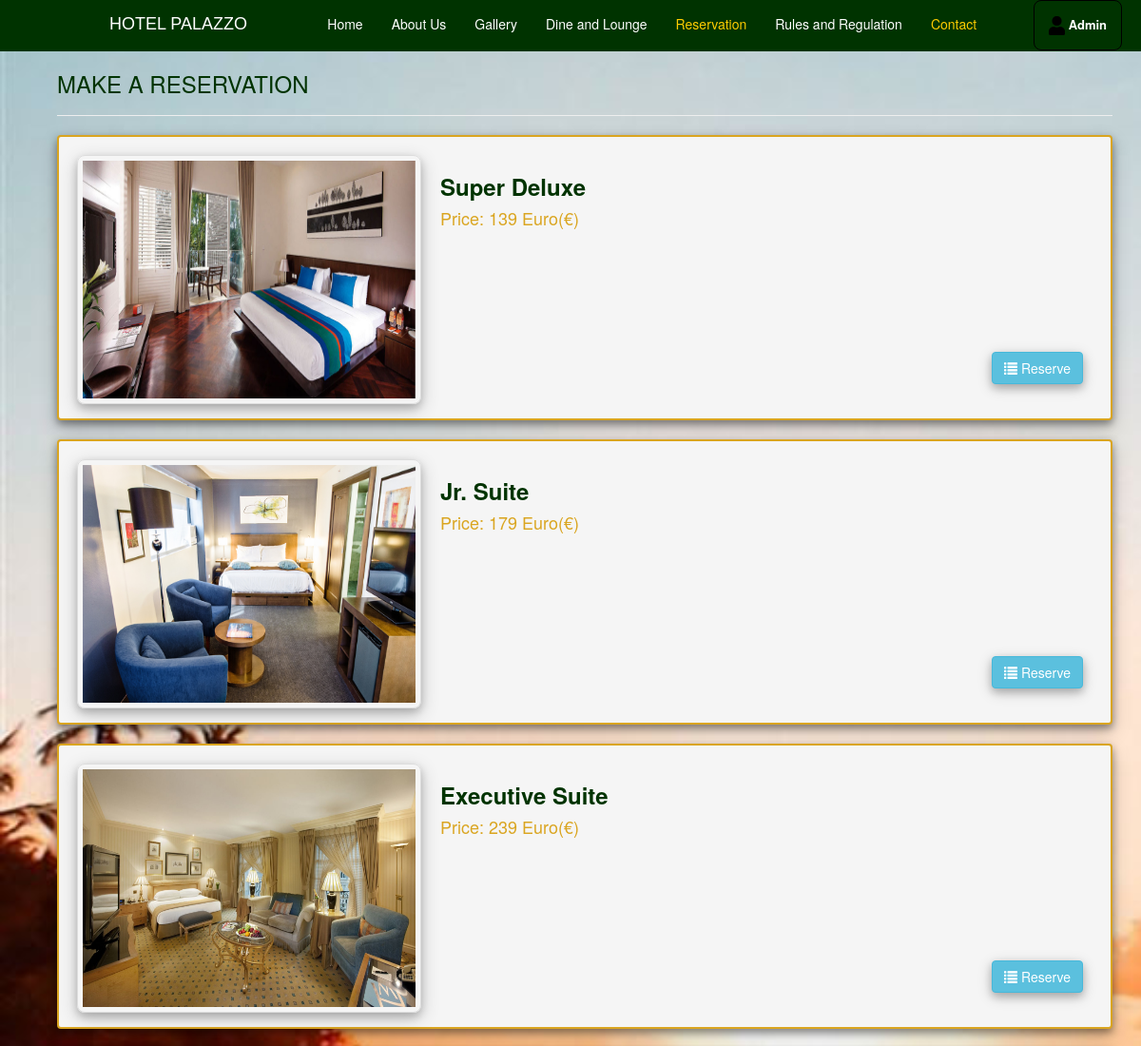
Page /reservation.php (upper part) on the earlier database version.
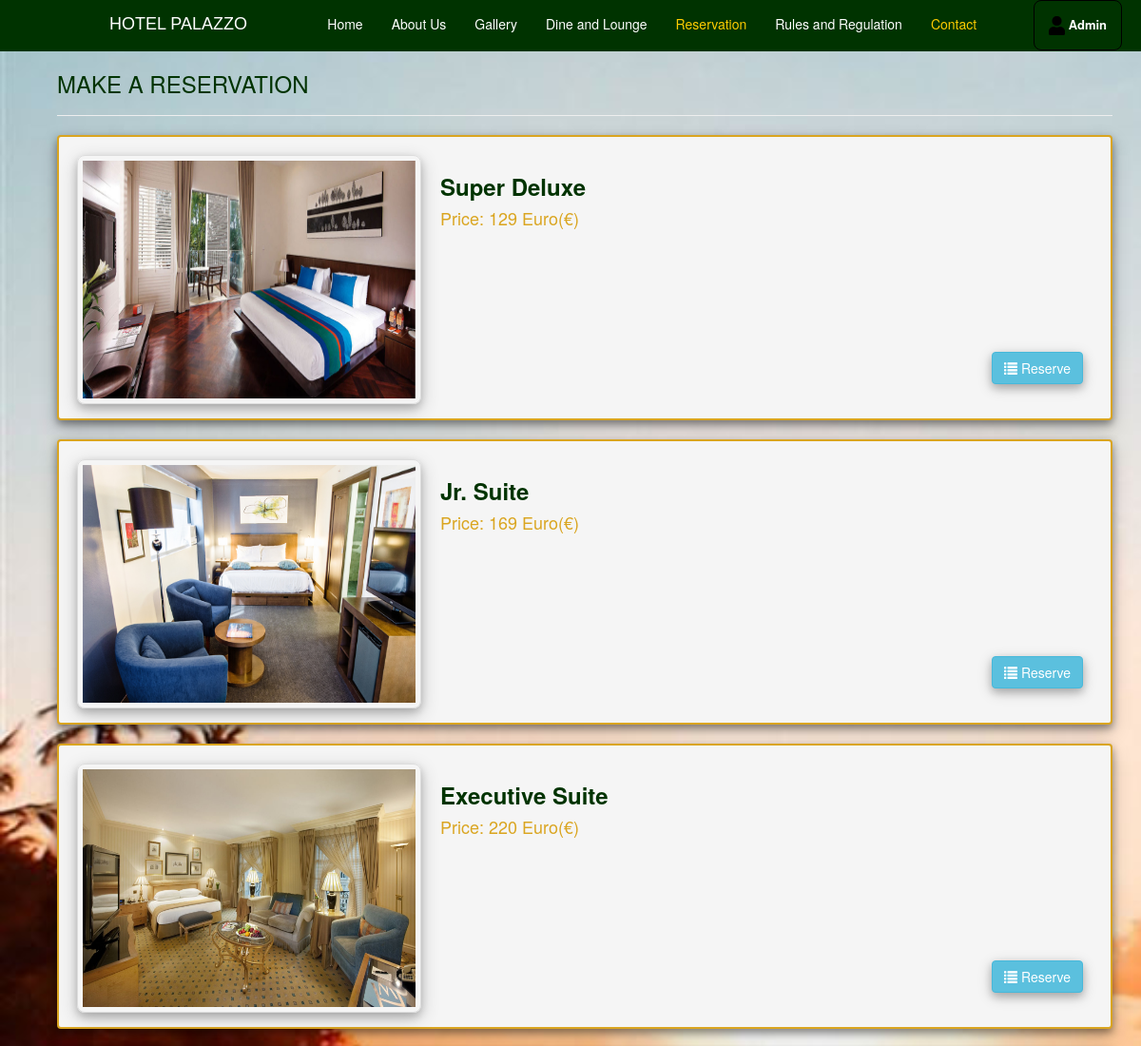
Same page on the later database version.
### tables this page shows
CREATE TABLE `room` (
  `room_id` int(11) NOT NULL,
  `room_type` varchar(50) NOT NULL,
  `price` varchar(11) NOT NULL,
  `photo` varchar(100) NOT NULL
);

### reservation.php (the view, shortened to what this page needs)
<!DOCTYPE html>
<html lang = "en">
	<head>
		<link rel = "stylesheet" type = "text/css" href = "css/bootstrap.css " />
		<link rel = "stylesheet" type = "text/css" href = "css/style.css" />
	</head>
	<body style = "background-image: url('images/bcg.png');
  -webkit-background-size: cover;
  -moz-background-size: cover;
  -o-background-size: cover;
  background-size: cover;
">
<header class="navbar navbar-inverse navbar-fixed-top bs-docs-nav" role="banner">
  <div class="container">
		<div class="navbar-header">
		<a href="index.html" class="navbar-brand">Hotel PALAZZO</a>
		</div>
		<nav class="collapse-navbar" role="navigation">
		<ul class="nav navbar-nav navbar-right">
		<li><a href = "index.html">Home</a></li>
		<li><a href = "aboutus.html">About Us</a></li>
		<li><a href = "gallery.html">Gallery</a></li>
		<li><a href = "dineandlounge2.html">Dine and Lounge</a></li>
		<li class="active"><a href = "reservation.php">Reservation</a></li>
		<li><a href = "rulesandregulation2.html">Rules and Regulation</a></li>
        <li class="active">
          <a href="contactus2.html">Contact</a>
        </li>
			<li style="margin-right: -80px; margin-left: 45px;border:0.5px  solid black;border-radius: 8px; font-size: 13px; font-weight: 600;"> <a href="admin/index.php"><img src="images/user-solid.png" />  Admin</a></li>
      </ul>
		</nav>
		</div>
</header>
	<div style = "margin-left:30px;" class = "container">
			<div class = "panel-body">
				<strong><h3 style = "color:#003300;">MAKE A RESERVATION</h3></strong>
				<hr style= "">
				<?php
					require_once 'admin/connect.php';
					$query = $conn->query("SELECT * FROM `room` ORDER BY `price` ASC") or die(mysql_error());
					while($fetch = $query->fetch_array()){
				?>
					<div class = "well" style = "height:300px; width:100%;border: 2px solid #DAA520;box-shadow: 0 4px 8px 0 rgba(0, 0, 0, 0.4), 0 8px 20px 0 rgba(0, 0, 0, 0.19);">
						<div  style = "float:left;border: 1px solid #ddd; border-radius: 4px; padding: 5px; border-radius: 8px; box-shadow: 0 4px 8px 0 rgba(0, 0, 0, 0.2), 0 6px 20px 0 rgba(0, 0, 0, 0.19);">
							<img src = "photo/<?php echo $fetch['photo']?>" height = "250" width = "350"  />
						</div>
						<div style = "float:left; margin-left:20px;">
							<h3 style = "color:#003300;  font-weight: bold;"><?php echo $fetch['room_type']?></h3>
							<h4 style = "color:#DAA520;"><?php echo "Price: ".$fetch['price']." Euro(€)" ?></h4>
							<br /><br /><br /><br /><br /><br />
							<a style = "margin-left:580px;box-shadow: 0 4px 8px 0 rgba(0, 0, 0, 0.2), 0 4px 15px 0 rgba(0, 0, 0, 0.19);" href = "add_reserve.php?room_id=<?php echo $fetch['room_id']?>" class = "btn btn-info"><i class = "glyphicon glyphicon-list"></i> Reserve</a>
						</div>
					</div>
				<?php
					}
				?>
			</div>
		</div>
	<br />
	<br />
</body>
</html>

### css/style.css (style rules this page uses)
body { margin: 0; }
.navbar-brand { font-family: 'Montserrat', sans-serif; text-transform: uppercase; margin-right: 10px; }
nav { width: 100%; height: 50px; }
.navbar-inverse { background-color: #003300; display: flex; margin: 0; padding: 0 100px; float: right; }
.navbar-inverse .navbar-nav>.active>a, .navbar-inverse .navbar-nav>.open>a, .navbar-inverse .navbar-nav>.open>a, .navbar-inverse .navbar-nav>.open>a:hover, .navbar-inverse .navbar-nav>.open>a, .navbar-inverse .navbar-nav>.open>a:hover, .navbar-inverse .navbar-nav>.open>a:focus { background-color: #003300 }
.navbar-inverse { background-image: none; }
.navbar-inverse { border-color: #003300 }
.navbar-inverse .navbar-brand { color: #FFFFFF }
.navbar-inverse .navbar-nav>li>a { color: #FFFFFF }
.navbar-inverse .navbar-nav>.active>a, .navbar-inverse .navbar-nav>.open>a, .navbar-inverse .navbar-nav>.open>a:hover, .navbar-inverse .navbar-nav>.open>a:focus { color: #FFCC00 }

Differences in the rows shown:
changed room "Super Deluxe": price "139" → "129"
changed room "Jr. Suite": price "179" → "169"
changed room "Executive Suite": price "239" → "220"
